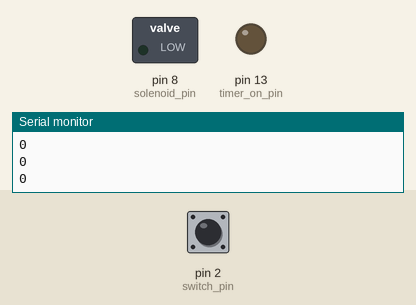
Bench run of a sketch on a simulated Arduino Uno, built with avr-gcc and run on an emulated ATmega328P. Parts: switched loads named in the sketch (green lamp = pin HIGH), output pins drawn as LEDs (lit = HIGH), the last lines printed to the serial monitor. Inputs (shaded band) come from the test bench; at power-on: pin 2 (switch_pin) LOW.

Above: at 1.2 s.
1.3 s: pin 2 (switch_pin) pulled HIGH for 3.2 s
At 5.4 s:
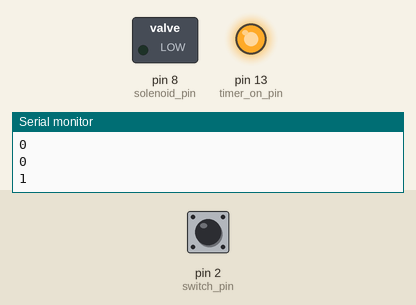
At 10.3 s:
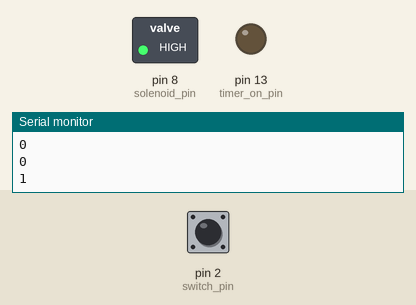
Timing chart, 0 to 15.8 s (numbered marks = the images above; inputs shaded):
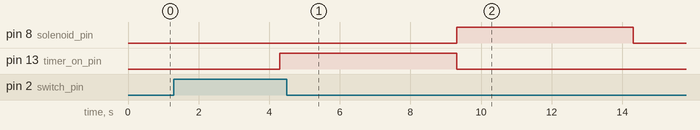

The sketch:

solenoid_delay.ino
```cpp
/* timer module */
// timer on/off state
int timer_on_state = LOW;
// pint 13 indicate if the timer is on or off
const int timer_on_pin = 13;
// reed swith pin
const int switch_pin = 2;
// store last time switch was update
unsigned long previousMillis = 0;

// constant of time which triggers the timer on/off
const unsigned long switch_interval = 3000; // 3 seconds for now
// constant of time which triggers the solenoid on/off
const unsigned long solenoid_delay = 5*1000; // 5 seconds

// solenoid pin
const int solenoid_pin = 8;
// solenoid state
int solenoid_state = LOW;

// timer counting flag
int timer_counting = 0;
// counting down start time
int time_start;
// counting down current time
int time_current;
void setup() {
  // debug console
  Serial.begin(9600);
  // put your setup code here, to run once:
  pinMode(switch_pin, INPUT);
  pinMode(timer_on_pin, OUTPUT);
  pinMode(solenoid_pin, OUTPUT);
  // set initial timer state
  digitalWrite(timer_on_pin, timer_on_state);
  // set initial solenoid_state state
  digitalWrite(solenoid_pin, solenoid_state);
  /* timer */
}

void loop() {
  // put your main code here, to run repeatedly:
  if (timer_on_state == LOW && trigger() == 1) {
    timer_counting = 1;
    time_start = millis();
  }

  if (timer_counting == 1) {
    time_current = millis();
    if (time_current - time_start >= solenoid_delay) {
        solenoid_state = HIGH;
        timer_on_state = LOW;
        timer_counting = 0;
        digitalWrite(timer_on_pin, timer_on_state);
        digitalWrite(solenoid_pin, solenoid_state);
        delay(5000);
        solenoid_state = LOW;
        digitalWrite(solenoid_pin, solenoid_state);
    }
  }
}

int trigger() {
  // read the state of the switch into a local variable:
  int reading = digitalRead(switch_pin);
  // debug
  Serial.println(reading);
  if (reading == HIGH) {
      previousMillis = millis();
  }
  while (reading == HIGH) {
    unsigned long currentMillis = millis();
    if (currentMillis - previousMillis >= switch_interval) {
      timer_on_state = HIGH;
      digitalWrite(timer_on_pin, timer_on_state);
      return 1;
    }
    reading = digitalRead(switch_pin);
  }
  return 0;
}
```

Measured:
- after the input at 1.3 s, pin 8 (solenoid_pin): LOW → HIGH after 8.0 s, → LOW 5.0 s later; pin 13 (timer_on_pin): LOW → HIGH after 3.0 s, → LOW 5.0 s later
